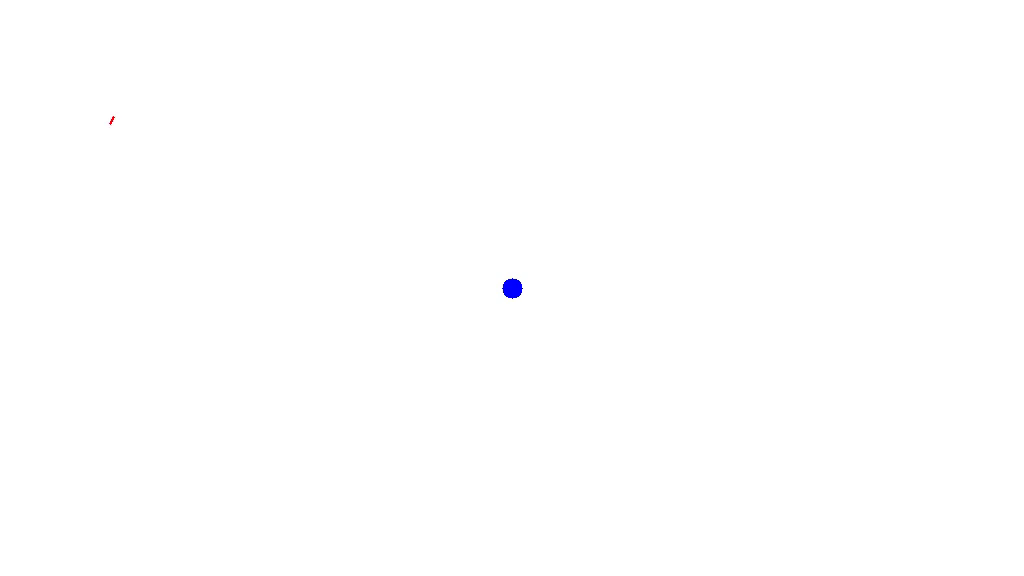
#> input picture frame 1 of Experiment_I2V/affine/frames_draw_line.mp4, 1024 x 576 px, given in place of 85f4265d-855_video_M_mat_butter_low_pass.mp4, which was not available
$ jupyter execute --allow-errors optical-flow-farneback_method.ipynb   (text cells are left out)
#> lines starting #> are read from the running program, lines starting #| are printed output that depends on the picture; after the words box and inside, x2 and y2 are one past the last pixel; in counts of white or black regions, pixels touching at a corner belong together; pictures that were not available may be replaced by others from this repository, and a replacement may not be noted
[cell 1]
import os
import cv2
import numpy as np
import pandas as pd
from PIL import Image
import matplotlib.pyplot as plt

[cell 2]
##### Segmentation model

from transformers import pipeline
#> (the rest of this cell did not finish here and is left out)

[cell 3]
def ensure_directory_exists(path):
    if not os.path.exists(path):
        os.makedirs(path)

def initialize_video_capture(video_file_path):
    vc = cv2.VideoCapture(video_file_path)
    ret, first_frame = vc.read()
#> first_frame is the input picture: shape (576, 1024, 3); mean B, G, R 255, 254.9, 254.9
    if not ret:
        raise ValueError("Error: Could not read the first frame.")
    return vc, first_frame

def initialize_video_writer(vc, final_path, frame_size):
    fourcc = cv2.VideoWriter_fourcc(*'mp4v')
    fps = vc.get(cv2.CAP_PROP_FPS)
    out = cv2.VideoWriter(final_path, fourcc, fps, frame_size)
    if not out.isOpened():
        raise ValueError("Error: VideoWriter did not open.")
    return out

def get_segmented_gray_frame(frame, resize_dim):
    image_pil = cv2.cvtColor(frame, cv2.COLOR_BGR2RGB)
    image_pil = Image.fromarray(image_pil)
    pillow_image = pipe(image_pil)  # applies mask on input and returns a pillow image
    image_np = np.array(pillow_image)
    frame_cv2 = image_np[:, :, ::-1]
    seg_gray = cv2.cvtColor(frame_cv2, cv2.COLOR_BGR2GRAY)
    seg_gray = cv2.resize(seg_gray, (resize_dim[0], resize_dim[1]))
    return seg_gray

def initialize_display(resize_dim):
    plt.ion()
    fig, ax = plt.subplots()
    img_display = ax.imshow(np.zeros((resize_dim[0], resize_dim[1], 3), dtype=np.uint8))
    plt.title("Dense Optical Flow")
    return fig, ax, img_display

def calculate_optical_flow_magnitude(prev_gray, seg_gray):
    flow = cv2.calcOpticalFlowFarneback(prev_gray, seg_gray, None, pyr_scale=0.5, levels=5, winsize=11, iterations=5, poly_n=5, poly_sigma=1.1, flags=0)
    magnitude, angle = cv2.cartToPolar(flow[..., 0], flow[..., 1])
    return magnitude, angle

def create_dense_flow_visual(frame, magnitude, angle, mask):
    mask[..., 0] = angle * 180 / np.pi / 2
    mask[..., 2] = cv2.normalize(magnitude, None, 0, 255, cv2.NORM_MINMAX)
    rgb = cv2.cvtColor(mask, cv2.COLOR_HSV2BGR)
    dense_flow = cv2.addWeighted(frame, 1, rgb, 2, 0)
    return dense_flow

def update_display(img_display, dense_flow):
    img_display.set_data(cv2.cvtColor(dense_flow, cv2.COLOR_BGR2RGB))
    plt.pause(0.001)

def save_frame(out, dense_flow):
    out.write(dense_flow)

def release_resources(vc, out, fig):
    vc.release()
    out.release()
    plt.ioff()
    plt.close(fig)

[cell 4]
# Global variables
vid_save_path = "./butterworth-filtered-videos/optical-flow-vids"
resize_dim = 600
THRESH_MAGN = 50


def process_video(video_file_path):
    max_magnitude = 0
    valid_movement = True
    frame_counter = 0
    fname = video_file_path.split("/")[-1]

    ensure_directory_exists(vid_save_path)
    final_path = os.path.join(vid_save_path, fname)

    vc, first_frame = initialize_video_capture(video_file_path)
    H, W, c = first_frame.shape
#> H = 576; W = 1024; c = 3
    width, height = W//3, H//3
#> width = 341; height = 192
    out = initialize_video_writer(vc, final_path, (width, height))

    first_frame_resized = cv2.resize(first_frame, (width, height))
    prev_gray = get_segmented_gray_frame(first_frame_resized, (width, height))

    mask = np.zeros_like(first_frame_resized)
    mask[..., 1] = 255

    fig, ax, img_display = initialize_display((width, height))

    while vc.isOpened():
        frame_counter += 1
        ret, frame = vc.read()

        if not ret:
            print("All frames processed!")
            break

        frame_resized = cv2.resize(frame, (width, height))
        seg_gray = get_segmented_gray_frame(frame_resized, (width, height))

        magnitude, angle = calculate_optical_flow_magnitude(prev_gray, seg_gray)

        if np.any(np.isinf(magnitude)) or np.any(np.isnan(magnitude)):
            valid_movement = False

        dense_flow = create_dense_flow_visual(frame_resized, magnitude, angle, mask)
        if False:
            update_display(img_display, dense_flow)
        save_frame(out, dense_flow)

        prev_gray = seg_gray

        max_magnitude_temp = np.max(magnitude)
        if max_magnitude_temp > THRESH_MAGN:
            valid_movement = False
            max_magnitude = max_magnitude_temp
        else:
            max_magnitude = max(max_magnitude, max_magnitude_temp)

    release_resources(vc, out, fig)

    return max_magnitude, valid_movement
#

#> (a cell that did not finish here is left out)

[cell 6]
video_analysis_df = pd.DataFrame({})

def get_abs_vid_file_paths(root_dir):
    all_files = []

    for dirpath, dirnames, filenames in os.walk(root_dir):
        for filename in filenames:
            if "video_M_mat_butter_low_pass.mp4" in filename:
                all_files.append(os.path.join(dirpath, filename))
    return all_files

vid_file_list = get_abs_vid_file_paths("./butterworth-filtered-videos/all_dataset")

for video_file_path in vid_file_list:
        max_magnitude, valid_movement = process_video(video_file_path)
        result_dict = {
                "video_file_path" : video_file_path,
                "valid_movement" : valid_movement,
                "max_magnitude" : max_magnitude
                }
        row = pd.DataFrame(result_dict, index = [0])
        video_analysis_df = pd.concat([video_analysis_df, row])

[cell 7]
video_analysis_df.to_csv("./farneback_method.csv")

[cell 8]
import pandas as pd
from concurrent.futures import ThreadPoolExecutor, as_completed

# Assuming the following functions and variables are defined elsewhere:
# process_video(video_file_path)
# vid_file_list

video_analysis_df = pd.DataFrame({})

def get_abs_vid_file_paths(root_dir):
    all_files = []

    for dirpath, dirnames, filenames in os.walk(root_dir):
        for filename in filenames:
            if "video_M_mat_butter_low_pass.mp4" in filename:
                all_files.append(os.path.join(dirpath, filename))
    return all_files

vid_file_list = get_abs_vid_file_paths("./butterworth-filtered-videos/all_dataset")


def analyze_video(video_file_path):
    max_magnitude, valid_movement = process_video(video_file_path)
    return {
        "video_file_path": video_file_path,
        "valid_movement": valid_movement,
        "max_magnitude": max_magnitude
    }

video_analysis_df = pd.DataFrame()

with ThreadPoolExecutor(max_workers=3) as executor:
    futures = {executor.submit(analyze_video, video_file_path): video_file_path for video_file_path in vid_file_list}
    for future in as_completed(futures):
        result_dict = future.result()
        row = pd.DataFrame(result_dict, index=[0])
        video_analysis_df = pd.concat([video_analysis_df, row], ignore_index=True)

# Now video_analysis_df contains the results of all processed videos

[cell 9]
import uuid
import shutil

[cell 10]
def get_abs_file_paths(root_dir):
    all_files = []

    for dirpath, dirnames, filenames in os.walk(root_dir):
        for filename in filenames:
            if filename.endswith(".jpg") and "frame_" in filename:
                all_files.append(os.path.join(dirpath, filename))
    return all_files

def copy_to_dest(src_path, dest):
    idx = str(uuid.uuid4())
    file_name = src_path.split("/")[-1]
    destination_path = os.path.join(dest, idx[:12] + "_" + file_name)
    shutil.copy(src_path, destination_path)

[cell 11]
root_dir = "../Data/"
test_sample_paths = get_abs_file_paths(root_dir)

[cell 12]
# dest = "./org_frames_dataset/"
# for src in test_sample_paths:
#     copy_to_dest(src, dest)

[cell 13]
def get_abs_vid_file_paths(root_dir):
    all_files = []

    for dirpath, dirnames, filenames in os.walk(root_dir):
        for filename in filenames:
            if "video_M_mat_butter_low_pass.mp4" in filename:
                all_files.append(os.path.join(dirpath, filename))
    return all_files

video_files = get_abs_vid_file_paths(root_dir)

# vid_dest = "./butterworth-filtered-videos/all_dataset"
# for files in video_files:
#     copy_to_dest(files, vid_dest)

[cell 14]
from transformers import pipeline

#> (a cell that did not finish here is left out)

#> (a cell that did not finish here is left out)

[cell 17]
import cv2
import numpy as np

# Get a VideoCapture object from video and store it in vs
vc = cv2.VideoCapture("./butterworth-filtered-videos/all_dataset/0afaa9c4-702_video_M_mat_butter_low_pass.mp4")
# Read first frame
ret, first_frame = vc.read()
# Scale and resize image
resize_dim = 600
max_dim = max(first_frame.shape)
#> max_dim = 1024
scale = resize_dim/max_dim
#> scale = 0.586
first_frame = cv2.resize(first_frame, None, fx=scale, fy=scale)
#> first_frame: shape (338, 600, 3)
# Convert to gray scale
prev_gray = cv2.cvtColor(first_frame, cv2.COLOR_BGR2GRAY)


# Create mask
mask = np.zeros_like(first_frame)
# Sets image saturation to maximum
mask[..., 1] = 255


out = cv2.VideoWriter('./video.mp4',-1,1,(600, 600))

while(vc.isOpened()):
    # Read a frame from video
    ret, frame = vc.read()

    # Convert new frame format`s to gray scale and resize gray frame obtained
    gray = cv2.cvtColor(frame, cv2.COLOR_BGR2GRAY)
    gray = cv2.resize(gray, None, fx=scale, fy=scale)
#> gray: shape (338, 600)

    # Calculate dense optical flow by Farneback method
    # https://docs.opencv.org/3.0-beta/modules/video/doc/motion_analysis_and_object_tracking.html#calcopticalflowfarneback
    flow = cv2.calcOpticalFlowFarneback(prev_gray, gray, None, pyr_scale = 0.5, levels = 5, winsize = 11, iterations = 5, poly_n = 5, poly_sigma = 1.1, flags = 0)
    # Compute the magnitude and angle of the 2D vectors
    magnitude, angle = cv2.cartToPolar(flow[..., 0], flow[..., 1])
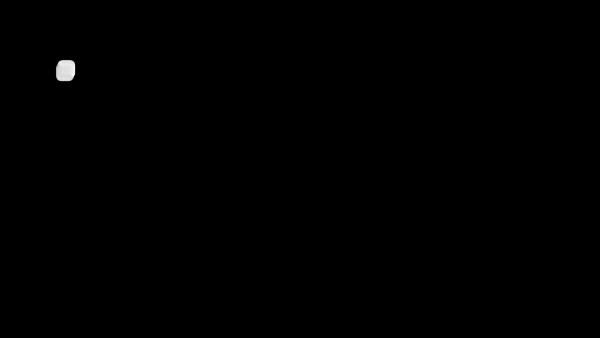
#> magnitude: shape (338, 600) float32; min 0, max 4.31, mean 0.00675; drawn with min black and max white
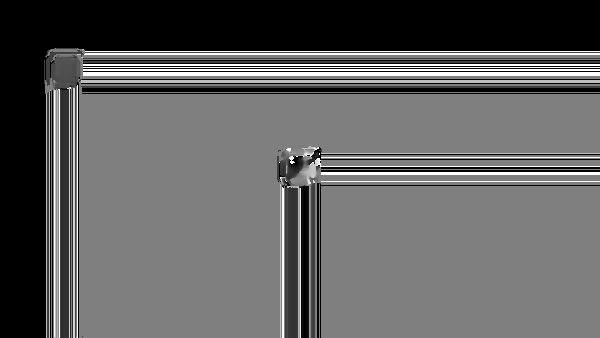
#> angle: shape (338, 600) float32; min 0, max 6.28, mean 2.39; drawn with min black and max white
    # Set image hue according to the optical flow direction
    mask[..., 0] = angle * 180 / np.pi / 2
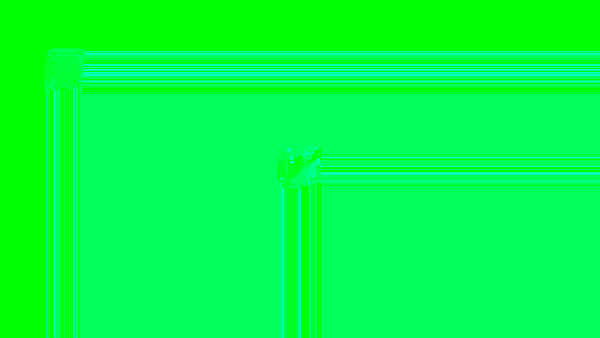
#> mask: shape (338, 600, 3); mean of channels 0, 1, 2 68.4, 255, 0; drawn as B, G, R
    # Set image value according to the optical flow magnitude (normalized)
    mask[..., 2] = cv2.normalize(magnitude, None, 0, 255, cv2.NORM_MINMAX)
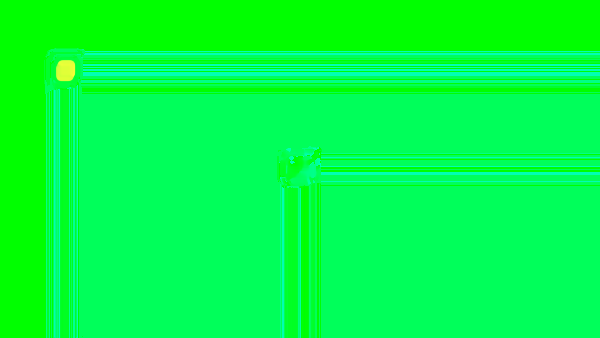
#> mask: shape (338, 600, 3); 0.22% of pixels changed, all inside (x1, y1, x2, y2) = (55, 59, 314, 183); drawn as B, G, R
    # Convert HSV to RGB (BGR) color representation
    rgb = cv2.cvtColor(mask, cv2.COLOR_HSV2BGR)

    # Resize frame size to match dimensions
    frame = cv2.resize(frame, None, fx=scale, fy=scale)
#> frame: shape (338, 600, 3)

    # Open a new window and displays the output frame
    dense_flow = cv2.addWeighted(frame, 1,rgb, 2, 0)
    cv2.imshow("Dense optical flow", dense_flow)
    out.write(dense_flow)
    # Update previous frame
    prev_gray = gray
    # Frame are read by intervals of 1 millisecond. The programs breaks out of the while loop when the user presses the 'q' key
    if cv2.waitKey(10) & 0xFF == ord('q'):
#> (key q is pressed here)
        break
# The following frees up resources and closes all windows
vc.release()

cv2.destroyAllWindows()


# In[ ]:

$ run again, starting later in the video
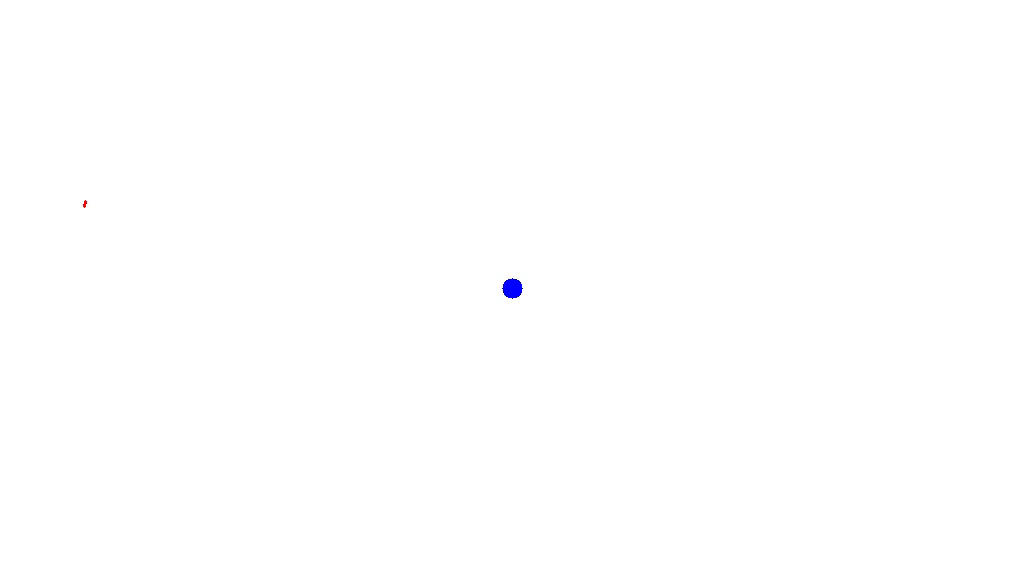
#> input picture frame 15 of Experiment_I2V/affine/frames_draw_line.mp4, 1024 x 576 px, given in place of 85f4265d-855_video_M_mat_butter_low_pass.mp4, which was not available
#> in initialize_video_capture, first_frame is the input picture: shape (576, 1024, 3); mean B, G, R 255, 254.9, 254.9
#> first_frame: shape (338, 600, 3)
#> `magnitude, angle = cv2.cartToPolar(flow[..., 0], flow[..., 1])`:
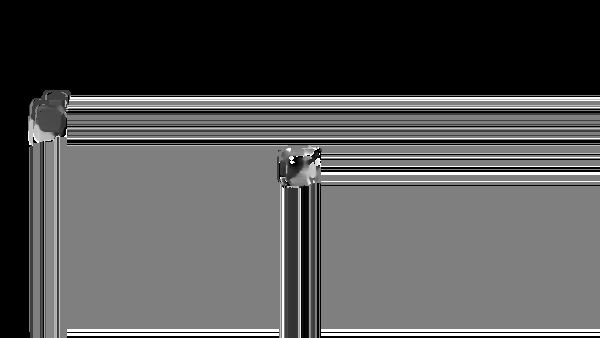
#> angle: shape (338, 600) float32; min 0, max 6.28, mean 2.07; drawn with min black and max white
#> `mask[..., 2] = cv2.normalize(magnitude, None, 0, 255, cv2.NORM_MINMAX)`:
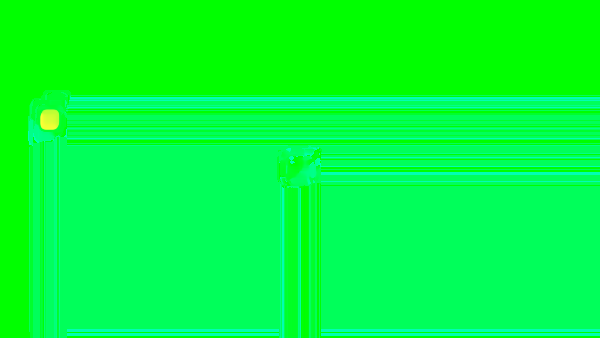
#> mask: shape (338, 600, 3); mean of channels 0, 1, 2 59.3, 255, 0.4; drawn as B, G, R
#> frame: shape (338, 600, 3)
